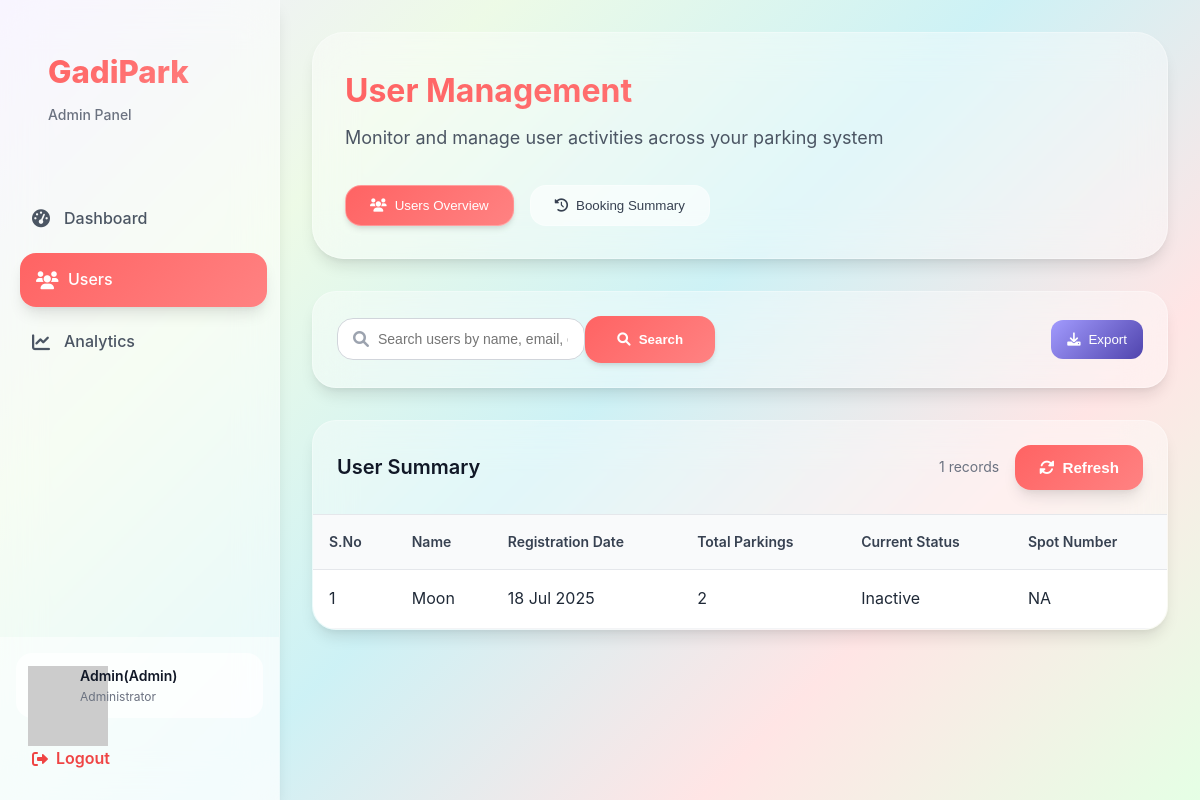
/users_summery (signed in), run on the app's committed database.
### models/user.py (models this page shows, shortened)
class User(db.Model):
    __tablename__ = 'users'
    id=db.Column(db.Integer,primary_key=True)
    username=db.Column(db.String(80),unique=True,nullable=False)
    password_hash=db.Column(db.String(128),nullable=False)
    full_name=db.Column(db.String(80),nullable=True)
    is_admin=db.Column(db.Boolean,default=False)
    wallet_balance=db.Column(db.Float,default=0.00)
    total_parkings=db.Column(db.Integer,default=0)
    total_spendings=db.Column(db.Float,default=0)
    registration_date=db.Column(db.DateTime,default=db.func.current_timestamp())

### routes/admin.py (the view)
@admin_bp.route('/users_summery')
@login_required
@admin_required
def users_summery():
    tab = request.args.get('tab', 'users')
    user=User.query.get(session.get('user_id'))
    users= User.query.all()
    user_length=users
    history= History.query.all()
    bookings=Booking.query.all()
    spots=ParkingSpot.query.all()
    lots=ParkingLot.query.all()
    search=request.args.get('search','').strip()
    search_booking=request.args.get('search_booking','').strip()
    search_filter=request.args.get('search_filter')
    if search:
        users = User.query.filter(
            (User.id.cast(db.String).ilike(f'%{search}%')) | (User.full_name.ilike(f'%{search}%'))
        ).all()
    if search_filter=='booking_id':
        history = History.query.filter(History.booking_id.ilike(f'%{search_booking}%')).all()
    if search_filter=='user_id':
        history = History.query.filter(History.user_id.cast(db.String).ilike(f'%{search_booking}%')).all()
    if search_filter=='lot_name':
        lot=ParkingLot.query.filter(ParkingLot.name.ilike(f'%{search_booking}%')).all()
        if lot:
            history=[]
            for l in lot:
                history.extend(History.query.filter_by(lot_id=l.id).all())
    if search_filter=='spot_number':
        spot=ParkingSpot.query.filter(ParkingSpot.spot_number.ilike(f'%{search_booking}%')).all()
        if spot:
            history=[]
            for s in spot:
                history.extend(History.query.filter_by(spot_id=s.id).all())
    return render_template('users_summery.html',users=users,history=history,bookings=bookings,spots=spots,user=user,lots=lots,user_length=user_length,active_tab=tab)

### Templates/users_summery.html (shortened to what this page needs)
{% extends "base.html" %}
{% block style %}
<link rel="stylesheet" href="{{url_for('static',filename='css/base.css')}}">
<link rel="stylesheet" href="{{url_for('static',filename='css/user_summery.css')}}">
<link rel="stylesheet" href="https://cdnjs.cloudflare.com/ajax/libs/font-awesome/6.0.0/css/all.min.css">
{% endblock %}
{% block content %}
{% include "admin_sidebar.html" %}
<div class="content">
    <div class="page-header bg">
        <div class="header-content">
            <h1>User Management</h1>
            <p>Monitor and manage user activities across your parking system</p>
        </div>
        <div class="tab-navigation">
            <button class="tab-btn {% if active_tab == 'users' %}active{% endif %}" id="users-tab" onclick="document.querySelector('.booking').style.display='none';
            document.querySelector('.users').style.display='block';
            document.querySelector('#booking-tab').classList.remove('active');
            document.querySelector('#users-tab').classList.add('active');">
                <i class="fas fa-users"></i>
                <span>Users Overview</span>
            </button>
            <button class="tab-btn {% if active_tab == 'booking' %}active{% endif %}" id="booking-tab" onclick="document.querySelector('.booking').style.display='block';
            document.querySelector('.users').style.display='none';
            document.querySelector('#booking-tab').classList.add('active');
            document.querySelector('#users-tab').classList.remove('active');">
                <i class="fas fa-history"></i>
                <span>Booking Summary</span>
            </button>
        </div>
    </div>
    <div class="users "style="display: {{ 'block' if active_tab == 'users' else 'none' }}">
        <div class="search-section">
            <form action="{{url_for('admin.users_summery')}}" method="get">
                <div class="search-container">
                    <div class="search-box">
                        <i class="fas fa-search"></i>
                        <input type="text" id="userSearch" name="search" required placeholder="Search users by name, email, or ID...">
                    </div>
                    <button type="submit" class="search-btn">
                        <i class="fas fa-search"></i>
                        Search
                    </button>
                    <div class="filter-controls">
                        <button class="export-btn">
                            <i class="fas fa-download"></i>
                            Export
                        </button>
                    </div>
                </div>
            </form>
        </div>
        {% if not users %}
        <div class="empty-state ">
            <div class="empty-icon">
                <i class="fas fa-history"></i>
            </div>
            <h3>No User History</h3>
        </div>
        {% else %}
        <div class="table-container">
            <div class="table-header">
                <h3>User Summary</h3>
                <div class="table-actions">
                    <span class="record-count">{{ user_length|length -1 }} records</span>
                    <a href="{{url_for('admin.users_summery')}}">
                        <button class=" btn-style" id="refresh-btn" onclick="location.reload()">
                            <i class="fas fa-sync-alt"></i>
                            Refresh
                        </button>
                    </a>
                </div>
            </div>
            <div class="table-wrapper">
                <table class="table">
                    <thead>
                        <tr>
                            <th>S.No</th>
                            <th>Name</th>
                            <th>Registration Date</th>
                            <th>Total Parkings</th>
                            <th>Current Status</th>
                            <th>Spot Number</th>
                        </tr>
                    </thead>
                    <tbody>
                        {% for user in users %}
                            {% if not user.is_admin %}
                                <tr class="row">
                                    <td>{{user.id-1}}</td>
                                    <td>{{ user.full_name }}</td>
                                    <td>{{ user.registration_date.strftime("%d %b %Y")}}</td>
                                    <td>{{ user.total_parkings  }}</td>
                                    {% set ns = namespace(has_booking=false, current_spot_number='NA') %}
                                    {%for booking in bookings %}
                                        {%if booking.user_id == user.id %}
                                            {% set ns.has_booking = true %}
                                            {%for spot in spots%}
                                                {% if spot.id == booking.spot_id %}
                                                    {% set ns.current_spot_number = spot.spot_number %}
                                                {% endif %}
                                            {%endfor%}
                                        {% endif %}
                                    {%endfor%}
                                    {%if ns.has_booking%}
                                        <td>Active</td>
                                        <td>{{ns.current_spot_number}}</td>
                                    {% else %}
                                        <td>Inactive</td>
                                        <td>NA</td>
                                    {%endif%}
                                </tr>
                            {% endif %}
                        {% endfor %}
                    </tbody>
                </table>
            </div>
        </div>
        {%endif%}
    </div>
</div>
{% endblock %}

### Templates/admin_sidebar.html
{%extends "base.html" %}
{%block style%}
<link rel="stylesheet" href="{{url_for('static',filename='css/admin_sidebar.css')}}">
{%endblock%}
{%block content %}
{% set current_path = request.path %}
<div class="sidebar">
    <div class="sidebar-header">
        <div class="logo">
            <h2>GadiPark</h2>
            <span>Admin Panel</span>
        </div>
    </div>
    <nav class="sidebar-nav">
        <a href="{{url_for('admin.admin_dashboard')}}" class="nav-item {% if current_path == url_for('admin.admin_dashboard') %}active{% endif %}">
            <i class="fas fa-tachometer-alt"></i>
            <span>Dashboard</span>
        </a>
        <a href="{{url_for('admin.users_summery')}}" class="nav-item {%if current_path == url_for('admin.users_summery') %}active{% endif %}">
            <i class="fas fa-users"></i>
            <span>Users</span>
        </a>
        <a href="{{url_for('admin.admin_charts')}}" class="nav-item {%if current_path == url_for('admin.admin_charts') %}active{% endif %} ">
            <i class="fas fa-chart-line"></i>
            <span>Analytics</span>
        </a>
    </nav>
    <div class="sidebar-footer">
        <a href="{{url_for('profile.profile')}}">
            <div class="admin-profile">
                <div class="profile-pic">
                <img src="https://api.dicebear.com/9.x/open-peeps/svg?seed={{ username }}&backgroundColor=transparent&radius=50"alt="Profile Avatar"class="profile-avatar"/>
                </div>
                <div class="profile-info">
                    <span class="profile-name">{{user.full_name}}(Admin)</span>
                    <span class="profile-role">Administrator</span>
                </div>
            </div>
        </a>
        <a href="{{url_for('auth.logout')}}" class="logout-btn">
            <i class="fas fa-sign-out-alt"></i>
            <span>Logout</span>
        </a>
    </div>
</div>
{%endblock%}

### Static/css/base.css (style rules this page uses)
:root { --main-gradient: linear-gradient(135deg, #FF6363 0%, #FF8282 100%); --gradient-blue: linear-gradient(135deg, #74b9ff 0%, #0984e3 100%); --gradient-purple: linear-gradient(135deg, #a29bfe 0%, #5044ad 100%); --gradient-pink: linear-gradient(135deg, #fd79a8 0%, #ff47fc 100%); --gradient-green: linear-gradient(135deg, #00b894 0%, #55efc4 100%); --gradient-orange: linear-gradient(135deg, #e17055 0%, #fdcb6e 100%); --gradient-red: linear-gradient(135deg, #e17055 0%, #ff1100 100%); --gradient-gray: linear-gradient(135deg, #dfe6e992 0%, #b2bec399 100%); --bg-gradient-main: linear-gradient(135deg, #F1EAFF 0%, #ecfae5f0 25%, #cbf1f5f5 50%, #FFE5E5 75%, #E5FFE5 100%); --bg-gradient-soft: linear-gradient(135deg, #ffeaa7 0%, #fab1a0 100%); --bg-gradient-cool: linear-gradient(135deg, #a8edea 0%, #fed6e3 100%); --white: #ffffff; --gray-50: #f9fafb; --gray-100: #f3f4f6; --gray-200: #e5e7eb; --gray-300: #d1d5db; --gray-400: #9ca3af; --gray-500: #6b7280; --gray-600: #4b5563; --gray-700: #374151; --gray-800: #1f2937; --gray-900: #111827; --shadow-sm: 0 1px 2px 0 rgba(0, 0, 0, 0.05); --shadow: 0 1px 3px 0 rgba(0, 0, 0, 0.1), 0 1px 2px 0 rgba(0, 0, 0, 0.06); --shadow-md: 0 4px 6px -1px rgba(0, 0, 0, 0.1), 0 2px 4px -1px rgba(0, 0, 0, 0.06); --shadow-lg: 0 10px 15px -3px rgba(0, 0, 0, 0.1), 0 4px 6px -2px rgba(0, 0, 0, 0.05); --shadow-xl: 0 20px 25px -5px rgba(0, 0, 0, 0.1), 0 10px 10px -5px rgba(0, 0, 0, 0.04); --shadow-2xl: 0 20px 25px -5px rgba(0, 0, 0, 0.208), 0 10px 10px -5px rgba(0, 0, 0, 0.04); --radius-sm: 0.375rem; --radius: 0.5rem; --radius-md: 0.75rem; --radius-lg: 1rem; --radius-xl: 1.5rem; --radius-2xl: 2rem; --refresh-btn-color:rgb(5, 84, 104); --available-color: #10b924aa; --occupied-color: #ef4444; --ev-color: #8b5cf6; --regular-color:#ffc0cb; --border-color: #ef4444; --transition: all 0.3s cubic-bezier(0.4, 0, 0.2, 1); --electric-color:rgb(255, 37, 248) (0.4, 0, 0.2, 1); }
* { margin: 0; padding: 0; box-sizing: border-box; }
body { font-family: 'Inter', sans-serif; background: var(--bg-gradient-main); color: var(--gray-800); line-height: 1.6; height: 100%; }
.bg { background: rgba(255, 255, 255, 0.4); backdrop-filter: blur(20px); border-radius: var(--radius-2xl); box-shadow: var(--shadow-lg); border: 1px solid rgba(255, 255, 255, 0.3); }
.btn-style { background: var(--main-gradient); color: white; border: none; padding: 0.875rem 1.5rem; border-radius: var(--radius-lg); font-weight: 600; cursor: pointer; transition: var(--transition); display: flex; align-items: center; gap: 0.5rem; box-shadow: var(--shadow-lg); font-size: 0.95rem; }
.search-container { display: flex; justify-content: space-between; align-items: center; gap: 0rem; }
.search-box { position: relative; flex: 1; max-width: 500px; display: flex; gap: 0.5rem; }
.search-box i { position: absolute; left: 1rem; top: 50%; transform: translateY(-50%); color: var(--gray-400); }
.search-btn { display: flex; align-items: center; gap: 0.5rem; padding: 1rem 2rem; background: var(--main-gradient); color: var(--white); border: none; border-radius: var(--radius-lg); font-weight: 600; cursor: pointer; transition: var(--transition); box-shadow: var(--shadow-md); margin-right: 21rem; }
.search-box input { width: 100%; padding: 0.75rem 1rem 0.75rem 2.5rem; border: 1px solid var(--gray-300); border-radius: var(--radius-lg); font-size: 0.875rem; background: var(--white); transition: var(--transition); }
.filter-controls { display: flex; gap: 1rem; align-items: center; }
.active { background: rgba(17, 255, 176, 0.1); color: #10b981; }
.table-container { background: rgba(255, 255, 255, 0.4); backdrop-filter: blur(20px); border-radius: var(--radius-xl); box-shadow: var(--shadow-lg); border: 1px solid rgba(255, 255, 255, 0.3); overflow: hidden; }
.table-header { display: flex; justify-content: space-between; align-items: center; padding: 1.5rem; border-bottom: 1px solid var(--gray-200); }
.table-header h3 { font-size: 1.25rem; font-weight: 600; color: var(--gray-900); }
.table-actions { display: flex; align-items: center; gap: 1rem; }
.record-count { color: var(--gray-500); font-size: 0.875rem; }
.table { width: 100%; border-collapse: collapse; background: var(--white); }
.table th { background: var(--gray-50); padding: 1rem; text-align: left; font-weight: 600; color: var(--gray-700); border-bottom: 1px solid var(--gray-200); font-size: 0.875rem; }
.table td { padding: 1rem; border-bottom: 1px solid var(--gray-100); vertical-align: top; }

### data on the page
User: full_name "Admin"
User: id "1", full_name "Moon", registration_date "18 Jul 2025", total_parkings "2"

### other printed values
{{ user_length|length -1 }} "1"
